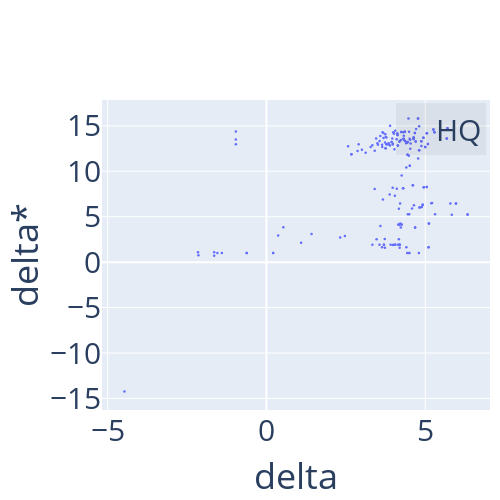

Notebook source saved alongside this figure:
### Code cell
plotScatter(Agg['delta'],{'HQ':Agg['delta*']},x_label='delta',y_label='delta*',dot_size=2.5,size=(500,500))

### Figure 1 — Plotly figure (JSON) as saved in the notebook; plotly's stock layout.template omitted (floating-point values rounded to 4 significant figures; data arrays with more than 128 entries replaced by an {"elided": "..."} marker saying what was removed)
{"data": [{"marker": {"size": 2.5}, "mode": "markers", "name": "HQ", "type": "scatter", "x": {"elided": "244 float values"}, "y": {"elided": "244 float values"}}], "layout": {"font": {"size": 30}, "height": 500, "legend": {"bgcolor": "rgba(0,0,0,.05)", "x": 0.99, "xanchor": "right", "y": 0.99, "yanchor": "top"}, "margin": {"r": 10, "t": 100}, "showlegend": true, "width": 500, "xaxis": {"title": {"text": "delta"}}, "yaxis": {"title": {"text": "delta*"}}}}
